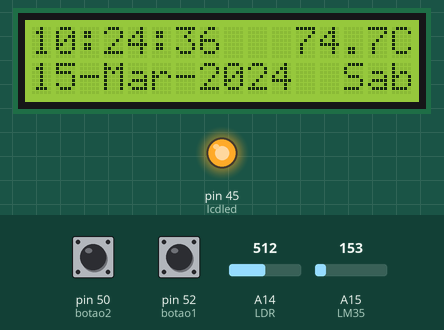
This sketch was run on a simulated Arduino Mega 2560, built with avr-gcc and run on an emulated ATmega2560. On the bench: 16×2 character LCD, output pins drawn as LEDs (lit = HIGH). Wiring (inferred from the names in the program): DS1307 clock at I2C address 0x68. The test bench sets the inputs (shaded band); at power-on: pin 50 (botao2) LOW, A14 (LDR) = 512, pin 52 (botao1) LOW, A15 (LM35) = 153. The local clock reads 2024-03-15 10:24:30 at power-on unless the sketch sets it.

Above: at 6.7 s.
6.8 s: pin 50 (botao2) pulled HIGH for 3.2 s
At 10.6 s:
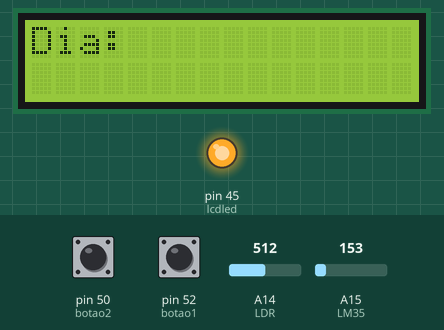
11.5 s: pin 50 (botao2) pulled HIGH for 0.15 s
At 12.8 s:
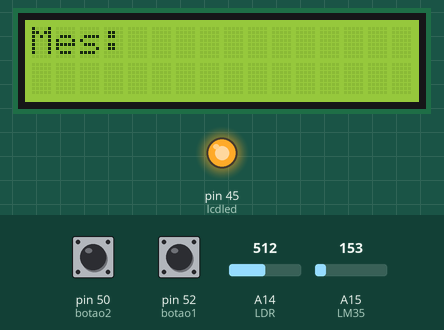
13.2 s: pin 50 (botao2) pulled HIGH for 1 s
At 15.8 s:
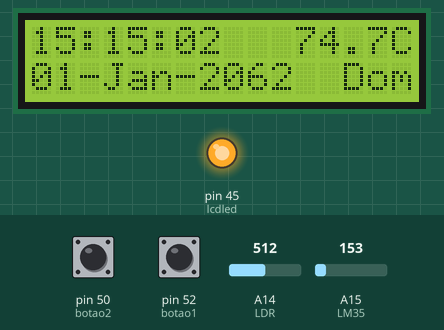
18.7 s: A14 (LDR) set to 306
At 20.6 s:
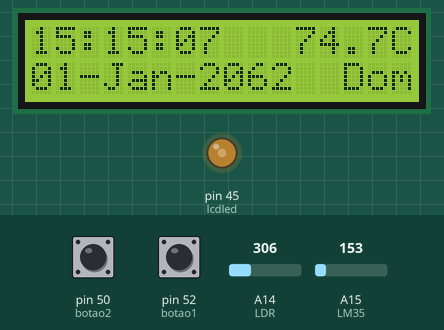
21.7 s: pin 52 (botao1) pulled HIGH for 0.15 s
At 22.7 s:
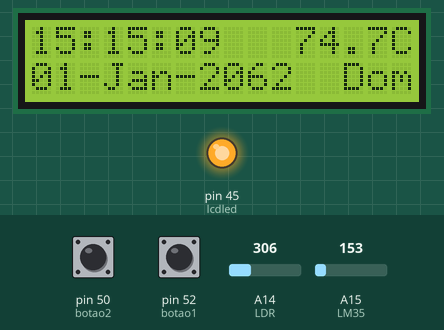
Timing chart, 0 to 24.7 s (numbered marks = the images above; inputs shaded):
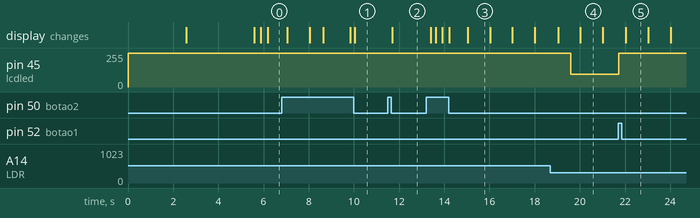

The sketch:

EasyBot_Clock_V1.0.ino
```cpp
/***************************************\
 **                                     **
 **   Relogio completo com termometro   **
 **             usando RTC              **
 **      Primeira grande montagem       **
 **                                     **
 \***************************************/


// carregando biblioteca para display e RTC
#include <LiquidCrystal.h>
#include "Wire.h"

// definindo o endereco I2C para o RTC
#define DS1307_ADDRESS 0x68

// especifica as portas para uso no display
LiquidCrystal lcd(25, 27, 29, 31, 33, 35);

// definindo a variavel para zerar o contador do RTC
byte zero = 0x00; //workaround for issue #527

// definindo variaveis numericas inteiras
// hora e calendario
int ajustesegundo = 0;
int ajusteminuto = -1;
int ajustehora = -1;
int ajustedia= 0;
int ajustemes = 0;
int ajusteano = 2014;

// termometro
float adclido = 0;
float temperaturac = 0;
int lertemperatura = 1;
float temperaturas [32];

// ajustes e menu
int delayajuste = 200; // tempo que o botao saida deve ficar pressionado para entrar no menu ajuste de tempo
int contadorsemana = 0; // controle do dia de semana
int tempoajuste = 0;
int movimento = 0;
int saida = 0;
int tempomenu = 1;
int controle = 0;
int funcao = 0;
int luzajuste = 0;
int luzmenu = 0;

// Luz do LCD
int ldrvalor = 0;
int ldron = 1; // define se a luz do LCD funcionara pelo LDR ou sempre acesa
int ledpwm = 255;
int tempoluz = 0;
int ativaluz = 0;
int tempoluzbotao = 600;

// definindo constantes inteiras para portas Arduino
const int lcdled = 45;
const int botao1 = 52;
const int botao2 = 50;
const int LDR = A14;
const int LM35 = A15;

// Definindo texto de caracteres
char semana0[]= "Dom";
char semana1[]= "Seg";
char semana2[]= "Ter";
char semana3[]= "Qua";
char semana4[]= "Qui";
char semana5[]= "Sex";
char semana6[]= "Sab";

// Assinalando a variavel tempo como 32 bits
unsigned long tempo;


/********************************\
 **                              **
 **   Iniciando as Declaracoes   **
 **                              **
 \********************************/

// Declaracoes
void setup() {

  // declarando a biblioteca Wire
  Wire.begin();

  // definindo modo dos pinos
  //pinMode (botao0, INPUT);
  pinMode (botao1, INPUT);
  pinMode (botao2, INPUT);
  pinMode (lcdled, OUTPUT);

  // definindo conteudo da variavel tempo
  tempo=0;

  // definindo comunicacao serial
  Serial.begin(9600);

  // Acende backlight e dados do LCD
  analogWrite(lcdled, ledpwm);

  // tela de introducao LCD
  lcd.begin(16, 2);
  lcd.setCursor(0,0);
  lcd.print(" EasyBot Clock ");
  lcd.setCursor(0,1);
  lcd.print("  com Arduino");
  delay (2500);
  lcd.clear();
  lcd.setCursor(0,0);
  lcd.print("   Versao 1.0");
  lcd.setCursor(0,1);
  lcd.print("   by Magneto");
  delay (3000);
  lcd.clear();
}


/********************************\
 **                              **
 **    Iniciando o programa      **
 **                              **
 \********************************/

// Programa
void loop() {

  // lendo posicao dos botoes
  movimento = digitalRead(botao1);
  saida = digitalRead(botao2);

  // Reset the register pointer
  Wire.beginTransmission(DS1307_ADDRESS);
  Wire.write(zero);
  Wire.endTransmission();

  Wire.requestFrom(DS1307_ADDRESS, 7);

  // carregando as variaveis com informacao do RTC
  int segundo = bcdToDec(Wire.read());
  int minuto = bcdToDec(Wire.read());
  int hora = bcdToDec(Wire.read() & 0b111111); //24 hour time
  int weekDay = bcdToDec(Wire.read()); //0-6 -> sunday - Saturday
  int dia = bcdToDec(Wire.read());
  int mes = bcdToDec(Wire.read());
  int ano = bcdToDec(Wire.read());

  // Indo para rotina do termometro
  termometro();

  // Indo para rotina de iluminacao do display
  if(ativaluz == 0) luzdisplay();
  if(hora >= 22 && ativaluz == 0) ledpwm = 0;
  if(hora >= 0 && hora < 7 && ativaluz == 0) ledpwm = 0;
  analogWrite(lcdled, ledpwm);

  //Configura a hora e calendario
  if (tempoajuste == 1 && tempomenu > 0) {
    if (saida == HIGH) {
      saitempoajuste();
    }
    switch (tempomenu) {
      case (1):
      entrahora();
      break;
      case (2):
      entraminuto();
      break;
      case (3):
      entradia();
      break;
      case (4):
      entrames();
      break;
      case (5):
      entraano();
      break;
      case (6):
      entrasemana();
      break;
    }
  }

  //Configura ajuste Luz Display
  if (luzajuste == 1 && luzmenu > 0) {
    analogWrite(lcdled, 255);
    if (saida == HIGH) {
      sailuzajuste();
    }
    switch (luzmenu) {
      case (1):
      entraluzajuste();
      break;
    }
  }

  // Chave de selecao de calculo ou ajuste
  if(tempoajuste == 0 && luzajuste == 0) {

    // Imprimindo no Display
    imprimindodados();

    // Habilitando entrada no ajuste de tempo
    if(saida == HIGH) {
      controle++;
    }

    if(controle > delayajuste) {
      lcd.clear();
      delay(1000);
      tempoajuste = 1;
      tempomenu = 1;
      controle = 0;
    }

    // Acende a luz do display
    if(movimento == HIGH || saida == HIGH) {
      tempoluz = 1;
      ativaluz = 1;
    }

    if(ativaluz == 1) {
      acendedisplay();
    }

    // Ajuste Entrada na funcao luz
    if (funcao == HIGH && movimento == HIGH) {
      lcd.clear();
      delay(300);
      luzajuste = 1;
      luzmenu = 1;
    }

    // Desliga temporizador da Luz
    if (ativaluz == 1 && tempoluz >= tempoluzbotao) {
      ativaluz = 0;
      tempoluz = 0;
    }
  }

  // incrementa o valor do indice da matriz em 1
  lertemperatura++;

  // degub na tela via USB
  debugnatela();

}

/**********************************\
 **                               **
 ** Definindo Rotinas do programa **
 **                               **
 \*********************************/

byte decToBcd(byte val){
  // Convert normal decimal numbers to binary coded decimal
  return ( (val/10*16) + (val%10) );
}

byte bcdToDec(byte val)  {
  // Convert binary coded decimal to normal decimal numbers
  return ( (val/16*10) + (val%16) );
}


void termometro() { // Leitura do termometro

    if(lertemperatura > 29) lertemperatura = 0;

  adclido = analogRead(LM35);
  temperaturas[lertemperatura] = (500 * adclido) / 1023; // equiparar multimetro com prototipo
  //  temperaturas[lertemperatura] = (adclido * ((1.1/1023)*100)) - 0.5; // equiparar multimetro com projeto caixa

  temperaturas[31]  = ( temperaturas[0]   + temperaturas[1]  + temperaturas[2]
    + temperaturas[3]  + temperaturas[4]  + temperaturas[5]  + temperaturas[6]
    + temperaturas[7]  + temperaturas[8]  + temperaturas[9]  + temperaturas[10]
    + temperaturas[11] + temperaturas[12] + temperaturas[13] + temperaturas[14]
    + temperaturas[15] + temperaturas[16] + temperaturas[17] + temperaturas[18]
    + temperaturas[19] + temperaturas[20] + temperaturas[21] + temperaturas[22]
    + temperaturas[23] + temperaturas[24] + temperaturas[25] + temperaturas[26]
    + temperaturas[27] + temperaturas[28] + temperaturas[29]) / 30;

  temperaturac = temperaturas[31];
}

void luzdisplay() { //luz do display

    ldrvalor = analogRead(LDR);

  if(ldrvalor > 500 && ldron == 1) {
    ledpwm = 255; // Totalmente aceso
  }

  if(ldrvalor < 30 && ldron == 1) {
    ledpwm = 5; // pouca luz para nao atrapalhar no escuro
  }

  if(ldrvalor > 29 && ldrvalor < 501 && ldron == 1) {
    //ledpwm = ldrvalor / 2; // controle de luminisidade >> Futuro fazer degraus
    ledpwm = map(ldrvalor,0,800,0,255);
  }

  if(ldron == 0) {
    ledpwm = 255; // Totalmente aceso
  }
}

void acendedisplay () { // Rotina de acendimento do Display (anytime)

  if(tempoluz < tempoluzbotao) {
    ledpwm = 255;
    tempoluz++;
  }
}

void entraluzajuste () { // Rotina de selecao do controle de Luz: auto ou manual

  lcd.setCursor(0,0);
  lcd.print("Modo LDR: ");

  if(ldron == 1) {
    lcd.print("On ");
  }
  else {
    lcd.print("Off");
  }

  if(movimento == HIGH) {
    ldron++;
    if(ldron > 1) {
      ldron = 0;
    }

    lcd.setCursor(10,0);
    if(ldron == 1) {
      lcd.print("On ");
      lcd.print(" ");
      delay(200);
    }
    if(ldron == 0) {
      lcd.print("Off");
      lcd.print(" ");
      delay(200);
    }
  }
}

void sailuzajuste () {  // Rotina de saida menu funcao

  luzmenu++;
  delay(200);

  if(luzajuste == 1) {
    lcd.clear();
  }

  if(luzmenu > 1) {
    luzmenu = 0;
    luzajuste = 0;
  }
}

void entrahora () { // Rotina de Ajuste de horas

  lcd.setCursor(0,0);
  lcd.print("Hora: ");

  if(movimento == HIGH) {
    ajustehora++;
    if(ajustehora > 23) {
      ajustehora = 0;
    }

    lcd.setCursor(6,0);
    lcd.print(ajustehora);
    lcd.print("       ");
    delay(200);
  }
}

void entraminuto () { // Rotina de Ajuste de minutos

  lcd.setCursor(0,0);
  lcd.print("Minuto: ");

  if(movimento == HIGH) {
    ajusteminuto++;
    if(ajusteminuto > 59) {
      ajusteminuto = 0;
    }

    lcd.setCursor(8,0);
    lcd.print(ajusteminuto);
    lcd.print("       ");
    delay(200);
  }
}


void entradia () { // Rotina de Ajuste dia do mes

  lcd.setCursor(0,0);
  lcd.print("Dia: ");

  if(movimento == HIGH) {
    ajustedia++;
    if(ajustedia > 31) {
      ajustedia = 1;
    }

    lcd.setCursor(5,0);
    lcd.print(ajustedia);
    lcd.print("       ");
    delay(200);
  }
}

void entrames () { // Rotina de Ajuste do mes

    lcd.setCursor(0,0);
  lcd.print("Mes: ");

  if(movimento == HIGH) {
    ajustemes++;
    if(ajustemes > 12) {
      ajustemes = 1;
    }

    lcd.setCursor(5,0);
    lcd.print(ajustemes);
    lcd.print("       ");
    delay(200);
  }
}

void entraano () { // Rotina de Ajuste do ano

    lcd.setCursor(0,0);
  lcd.print("Ano: 20");

  if(movimento == HIGH) {
    ajusteano++;
    if(ajusteano > 20) {
      ajusteano = 15;
    }

    lcd.setCursor(7,0);
    lcd.print(ajusteano);
    lcd.print("       ");
    delay(200);
  }
}

void entrasemana () {  // Rotina de Ajuste do dia da semana

    lcd.setCursor(0,0);
  lcd.print("Dia Semana: ");

  if(movimento == HIGH) {
    contadorsemana++;
    if(contadorsemana > 6) {
      contadorsemana = 0;
    }

    lcd.setCursor(12,0);

    if(contadorsemana == 0) {
      lcd.print(semana0);
      lcd.print("       ");
      delay(200);
    }

    if(contadorsemana == 1) {
      lcd.print(semana1);
      lcd.print("       ");
      delay(200);
    }

    if(contadorsemana == 2) {
      lcd.print(semana2);
      lcd.print("       ");
      delay(200);
    }

    if(contadorsemana == 3) {
      lcd.print(semana3);
      lcd.print("       ");
      delay(200);
    }

    if(contadorsemana == 4) {
      lcd.print(semana4);
      lcd.print("       ");
      delay(200);
    }

    if(contadorsemana == 5) {
      lcd.print(semana5);
      lcd.print("       ");
      delay(200);
    }

    if(contadorsemana == 6) {
      lcd.print(semana6);
      lcd.print("       ");
      delay(200);
    }
  }

}

void saitempoajuste () {  // Rotina de saida menu ajuste

    tempomenu++;
  delay(200);

  if(tempoajuste == 1) {
    lcd.clear();
  }

  if(tempomenu > 6) {
    tempomenu = 0;
    tempoajuste = 0;
    setDateTime();
  }
}

void setDateTime() {

  byte segundo = ajustesegundo;
  byte minuto = ajusteminuto;
  byte hora = ajustehora;
  byte weekDay = contadorsemana;
  byte dia = ajustedia;
  byte mes = ajustemes;
  byte ano  = ajusteano;

  Wire.beginTransmission(DS1307_ADDRESS);
  Wire.write(zero); //stop Oscillator

  Wire.write(decToBcd(segundo));
  Wire.write(decToBcd(minuto));
  Wire.write(decToBcd(hora));
  Wire.write(decToBcd(weekDay));
  Wire.write(decToBcd(dia));
  Wire.write(decToBcd(mes));
  Wire.write(decToBcd(ano));

  Wire.write(zero); //start

  Wire.endTransmission();

}

void imprimindodados() {

  // Reset the register pointer
  Wire.beginTransmission(DS1307_ADDRESS);
  Wire.write(zero);
  Wire.endTransmission();

  Wire.requestFrom(DS1307_ADDRESS, 7);

  // carregando as variaveis de tempo
  int segundo = bcdToDec(Wire.read());
  int minuto = bcdToDec(Wire.read());
  int hora = bcdToDec(Wire.read() & 0b111111); //24 horas
  int weekDay = bcdToDec(Wire.read()); //0-6 -> sunday - Saturday
  int dia = bcdToDec(Wire.read());
  int mes = bcdToDec(Wire.read());
  int ano = bcdToDec(Wire.read());

  if(dia < 10) {
    lcd.setCursor(0,1);
    lcd.print("0");
    lcd.print(dia);
    lcd.print("-");
  }
  else {
    lcd.setCursor(0,1);
    lcd.print(dia);
    lcd.print("-");
  }

  lcd.setCursor(3,1);
  if(mes == 1) lcd.print("Jan");
  if(mes == 2) lcd.print("Fev");
  if(mes == 3) lcd.print("Mar");
  if(mes == 4) lcd.print("Abr");
  if(mes == 5) lcd.print("Mai");
  if(mes == 6) lcd.print("Jun");
  if(mes == 7) lcd.print("Jul");
  if(mes == 8) lcd.print("Ago");
  if(mes == 9) lcd.print("Set");
  if(mes == 10) lcd.print("Out");
  if(mes == 11) lcd.print("Nov");
  if(mes == 12) lcd.print("Dez");
  lcd.setCursor(6,1);
  lcd.print("-");

  lcd.setCursor(7,1);
  lcd.print("20");
  lcd.print(ano);
  lcd.print("  ");

  lcd.setCursor(13,1);
  if(weekDay == 0 || weekDay == 7) {
    lcd.print(semana0);
  }
  if(weekDay == 1) {
    lcd.print(semana1);
  }
  if(weekDay == 2) {
    lcd.print(semana2);
  }
  if(weekDay == 3) {
    lcd.print(semana3);
  }
  if(weekDay == 4) {
    lcd.print(semana4);
  }
  if(weekDay == 5) {
    lcd.print(semana5);
  }
  if(weekDay == 6) {
    lcd.print(semana6);
  }

  if(hora < 10) {
    lcd.setCursor(0,0);
    lcd.print("0");
    lcd.print(hora);
    lcd.print(":");
  }
  else {
    lcd.setCursor(0,0);
    lcd.print(hora);
    lcd.print(":");
  }
  if(minuto < 10) {
    lcd.setCursor(3,0);
    lcd.print("0");
    lcd.print(minuto);
    lcd.print(":");
  }
  else {
    lcd.setCursor(3,0);
    lcd.print(minuto);
    lcd.print(":");
  }
  if(segundo < 10) {
    lcd.setCursor(6,0);
    lcd.print("0");
    lcd.print(segundo);
    lcd.print("   ");
  }
  else {
    lcd.setCursor(6,0);
    lcd.print(segundo);
    lcd.print("   ");
  }

  lcd.setCursor(11,0);
  lcd.print(temperaturac);
  lcd.setCursor(15,0);
  lcd.print("C");
}

void debugnatela() {

  //Serial.print("Valor Menu:");
  //Serial.print(tempomenu);
  //Serial.print(" Contador Semana: ");
  //Serial.print(contadorsemana);
  //Serial.print(" Dia da Semana: ");
  //Serial.print(weekDay);
  //Serial.print(" Ajuste: ");
  //Serial.print(tempoajuste);
  //Serial.print(" Controle: ");
  //Serial.print(controle);
  //Serial.print(" PWM LDR: ");
  //Serial.print(ledpwm);
  //Serial.print(" Valor LDR: ");
  //Serial.print(ldrvalor);
  //Serial.print(" Luz: ");
  //Serial.print(ativaluz);
  //Serial.print(" Tempo Luz: ");
  //Serial.print(tempoluz);
  //Serial.print(" energia temporario 1: ");
  //Serial.print(energiatemp1);
  //Serial.print(" energia temporario 2: ");
  //Serial.print(energiatemp2);
  //Serial.print(" energia: ");
  //Serial.print(energia);
  //Serial.print(" indice: ");
  //Serial.print(indice);
  //Serial.print(" soma temperatura: ");
  //Serial.print(somatemperatura);
  //Serial.print(" temperatura1: ");
  //Serial.print(matriztemperatura[1]);
  //Serial.print(" temperatura2: ");
  //Serial.print(matriztemperatura[2]);
  //Serial.print(" temperatura3: ");
  //Serial.print(matriztemperatura[3]);
  //Serial.println("  ");
  //delay(50);
}
```

Measured:
- after the input at 6.8 s, the display: first differs from a run without the input after 1.8 s (image 1 shows a later state)
- after the input at 11.5 s, the display: changes after 0.21 s (image 2)
- after the input at 13.2 s, the display: first changes after 0.21 s (image 3 shows a later state)
- after the input at 18.7 s, pin 45 (lcdled): 255/255 → 97/255 after 0.90 s
- after the input at 21.7 s, pin 45 (lcdled): 97/255 → 255/255 at once
- what the display in image 3 shows lasts 1.0 s, from 15.0 s to 16.0 s
